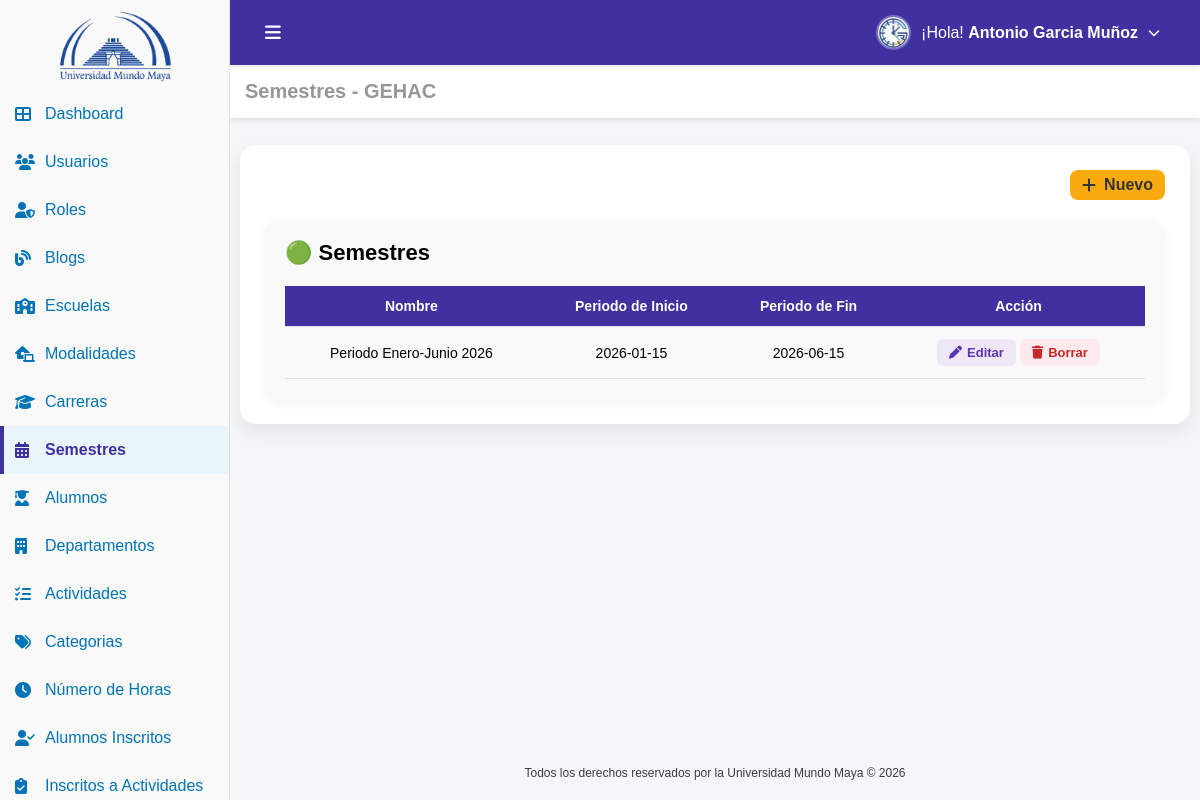
Page /semestres.php (signed in) on the committed database.
### tables this page shows
CREATE TABLE IF NOT EXISTS `usuario` (
  `id_usuario` int NOT NULL AUTO_INCREMENT,
  `nombre` varchar(100) NOT NULL,
  `nombre_s` varchar(100) DEFAULT NULL,
  `apellido_p` varchar(100) DEFAULT NULL,
  `apellido_m` varchar(100) DEFAULT NULL,
  `matricula` varchar(100) DEFAULT NULL,
  `estado` tinyint(1) NOT NULL DEFAULT '1',
  `correo` varchar(100) NOT NULL,
  `password` varchar(100) NOT NULL,
  `id_carrera` int DEFAULT NULL,
  `id_modalidad` int DEFAULT NULL,
  `id_rol` int DEFAULT NULL,
  `fecha_registro` datetime DEFAULT CURRENT_TIMESTAMP,
  PRIMARY KEY (`id_usuario`) USING BTREE,
  UNIQUE KEY `correo` (`correo`),
  KEY `fk_usuario_carrera` (`id_carrera`) USING BTREE,
  KEY `fk_usuario_modalidad` (`id_modalidad`) USING BTREE,
  KEY `fk_usuario_rol` (`id_rol`) USING BTREE,
  CONSTRAINT `fk_usuario_carrera` FOREIGN KEY (`id_carrera`) REFERENCES `carrera` (`id_carrera`),
  CONSTRAINT `fk_usuario_modalidad` FOREIGN KEY (`id_modalidad`) REFERENCES `modalidad` (`id_modalidad`),
  CONSTRAINT `fk_usuario_rol` FOREIGN KEY (`id_rol`) REFERENCES `rol` (`id_rol`)
);

CREATE TABLE IF NOT EXISTS `semestre` (
  `id_semestre` int NOT NULL AUTO_INCREMENT,
  `nombre` varchar(200) NOT NULL,
  `periodo_inicio` date NOT NULL,
  `periodo_fin` date NOT NULL,
  `fecha_registro` datetime DEFAULT (now()),
  PRIMARY KEY (`id_semestre`)
);

### conf.php (called while the page is built, shortened)
<?php
function tiene_permiso($archivo_php, $accion = 'VER') {
    if (isset($_SESSION['permisos'][$archivo_php])) {
        return in_array($accion, $_SESSION['permisos'][$archivo_php]);
    }
    return false;
}

### auth.php (called while the page is built, shortened)
<?php
require_once('conf.php');
$id_usuario=$_SESSION['id_usuario'];
include('conexion.php');
$sql="
SELECT
u.nombre,
u.nombre_s,
u.apellido_p,
u.apellido_m,
u.correo,
u.id_rol,
u.id_carrera,
u.id_modalidad,
r.nombre AS rol
FROM usuario u
INNER JOIN rol r ON u.id_rol = r.id_rol
WHERE u.id_usuario=?
";
$stmt=$conn->prepare($sql);
$stmt->bind_param("i",$id_usuario);
$stmt->execute();
$result=$stmt->get_result();
if($result && $fila=$result->fetch_assoc()){
    $nombreCompleto=trim(
        $fila['nombre']." ".
        $fila['nombre_s']." ".
        $fila['apellido_p']." ".
        $fila['apellido_m']
    );
}else{
    $nombreCompleto="Usuario";
    $rol="Sin rol";
    $id_rol=0;
}
?>

### semestres.php (the view, shortened to what this page needs)
<?php
include("auth.php");
include("conexion.php");
$sql = "SELECT a.id_semestre, a.nombre, a.periodo_inicio, a.periodo_fin
        FROM semestre a
        ORDER BY a.id_semestre DESC";
$result = $conn->query($sql);
$semestres = [];
if($result && $result->num_rows > 0) {
    while($fila = $result->fetch_assoc()) {
        $semestres[] = $fila;
    }
}
?>
<!DOCTYPE html>
<html lang="es">
<head>
    <link rel="stylesheet" href="css/semestres.css">
    <link href="https://cdn.jsdelivr.net/npm/remixicon@4.5.0/fonts/remixicon.css" rel="stylesheet"/>
    <link rel="stylesheet" href="https://cdnjs.cloudflare.com/ajax/libs/font-awesome/6.5.0/css/all.min.css">
</head>
<body>
    <div class="sidebar" id="sidebar">
        <a href="dashboard.php" class="logo-link">
            <div class="logo-container">
                <img src="img/uni_4.png" alt="Logo UMMA" class="logo">
            </div>
        </a>
        <ul>
            <li>
                <a href="dashboard.php" >
                    <i class="fas fa-th-large" ></i>
                    <span> Dashboard</span>
                </a>
            </li>
            <?php if (tiene_permiso('usuarios.php', 'VER')): ?>
            <li>
                <a href="usuarios.php" >
                    <i class="fas fa-users" ></i>
                    <span>Usuarios</span>
                </a>
            </li>
            <?php endif; ?>
            <?php if (tiene_permiso('roles.php', 'VER')): ?>
            <li>
                <a href="roles.php">
                    <i class="fas fa-user-shield" ></i>
                    <span>Roles</span>
                </a>
            </li>
            <?php endif; ?>
            <?php if (tiene_permiso('blogs.php', 'VER')): ?>
            <li>
                <a href="blogs.php"  >
                    <i class="fas fa-blog" ></i>
                    <span>Blogs</span>
                </a>
            </li>
            <?php endif; ?>
            <?php if (tiene_permiso('escuelas.php', 'VER')): ?>
            <li>
                <a href="escuelas.php" >
                    <i class="fas fa-school"></i>
                    <span>Escuelas</span>
                </a>
            </li>
            <?php endif; ?>
            <?php if (tiene_permiso('modalidades.php', 'VER')): ?>
            <li>
                <a href="modalidades.php" >
                    <i class="fas fa-laptop-house"  ></i>
                    <span>Modalidades</span>
                </a>
            </li>
            <?php endif; ?>
            <?php if (tiene_permiso('carreras.php', 'VER')): ?>
            <li>
                <a href="carreras.php" >
                    <i class="fas fa-graduation-cap" ></i>
                    <span>Carreras</span>
                </a>
            </li>
            <?php endif; ?>
            <?php if (tiene_permiso('semestres.php', 'VER')): ?>
            <li>
                <a href="semestres.php" class="active">
                    <i class="fas fa-calendar-alt" style="color:#4031a1"></i>
                    <span>Semestres</span>
                </a>
            </li>
            <?php endif; ?>
            <?php if (tiene_permiso('alumnos.php', 'VER')): ?>
            <li>
                <a href="alumnos.php">
                    <i class="fas fa-user-graduate"></i>
                    <span>Alumnos</span>
                </a>
            </li>
            <?php endif; ?>
            <?php if (tiene_permiso('departamentos.php', 'VER')): ?>
            <li>
                <a href="departamentos.php">
                    <i class="fas fa-building"></i>
                    <span>Departamentos</span>
                </a>
            </li>
            <?php endif; ?>
            <?php if (tiene_permiso('actividades.php', 'VER')): ?>
            <li>
                <a href="actividades.php">
                    <i class="fas fa-tasks"></i>
                    <span>Actividades</span>
                </a>
            </li>
            <?php endif; ?>
            <?php if (tiene_permiso('categorias.php', 'VER')): ?>
            <li>
                <a href="categorias.php">
                    <i class="fas fa-tags"></i>
                    <span>Categorias</span>
                </a>
            </li>
            <?php endif; ?>
            <?php if (tiene_permiso('horas.php', 'VER')): ?>
            <li>
                <a href="horas.php">
                    <i class="fas fa-clock"></i>
                    <span>Número de Horas</span>
                </a>
            </li>
            <?php endif; ?>
            <?php if (tiene_permiso('alumnos_inscritos.php', 'VER')): ?>
            <li>
                <a href="alumnos_inscritos.php">
                    <i class="fas fa-user-check"></i>
                    <span>Alumnos Inscritos</span>
                </a>
            </li>
            <?php endif; ?>
            <?php if (tiene_permiso('inscritos_actividades.php', 'VER')): ?>
            <li>
                <a href="inscritos_actividades.php">
                    <i class="fas fa-clipboard-check"></i>
                    <span>Inscritos a Actividades</span>
                </a>
            </li>
            <?php endif; ?>
        </ul>
    </div>
    <main class="contenido">
        <header class="top-header">
            <div class="header-left">
                <button id="toggle-btn">
                    <i class="fas fa-bars"></i>
                </button>
            </div>
            <div class="header-right">
                <ul>
                    <li class="submenu">
                        <a href="#" class="submenu-toggle">
                            <img src="img/gehac.png" alt="Usuario" class="menu-avatar">
                            <span>¡Hola! <strong> <?php echo $nombreCompleto; ?></strong></span>
                            <i class="fas fa-chevron-down submenu-arrow"></i>
                        </a>
                    </li>
                </ul>
            </div>
        </header>
        <section class="dashboard-section">
            <div class="header-title">
                <h3>Semestres - GEHAC</h3>
            </div>
        </section>
        <section class="content-wrapper">
            <div class="card">
                <div class="products-header">
                    <?php if (tiene_permiso('semestres.php', 'CREAR')): ?>
                        <a href="semestres_crear.php" class="btn btn-primary">
                            <i class="fas fa-plus"></i>
                            <span>Nuevo</span>
                        </a>
                    <?php endif; ?>
                </div>
                <div class="estado-section">
                        <h2 class="estado-title title-proceso">
                            🟢 Semestres
                        </h2>
                        <table id="tablaSemestres" class="estado-table">
                            <thead>
                                <tr>
                                    <th>Nombre</th>
                                    <th>Periodo de Inicio</th>
                                    <th>Periodo de Fin</th>
                                    <th>Acción</th>
                                </tr>
                            </thead>
                            <tbody>
                                <?php if(!empty($semestres)): ?>
                                    <?php foreach($semestres as $row): ?>
                                        <tr>
                                            <td>
                                                <?= htmlspecialchars($row['nombre']) ?>
                                            </td>
                                            <td>
                                                <?= htmlspecialchars($row['periodo_inicio']) ?>
                                            </td>
                                            <td>
                                                <?= htmlspecialchars($row['periodo_fin']) ?>
                                            </td>
                                            <td>
                                                <?php $id=(int)$row['id_semestre']; ?>
                                                    <?php if (tiene_permiso('semestres.php', 'EDITAR')): ?>
                                                        <a href="semestres_editar.php?id=<?= $id ?>" class="btn-edit">
                                                            <i class="fas fa-pen"></i>
                                                            <span>Editar</span>
                                                        </a>
                                                    <?php endif; ?>
                                                    <?php if (tiene_permiso('semestres.php', 'BORRAR')): ?>
                                                        <a href="semestres_borrar.php?id=<?= $id ?>"
                                                        class="btn-delete"
                                                        onclick="return confirm('¿Eliminar el Semestre: <?= htmlspecialchars($row['nombre']) ?>?')">
                                                            <i class="fas fa-trash"></i>
                                                            <span>Borrar</span>
                                                        </a>
                                                    <?php endif; ?>
                                            </td>
                                        </tr>
                                    <?php endforeach; ?>
                                <?php endif; ?>
                            </tbody>
                        </table>
                    </div>
            </div>
        </section>
        <footer class="footer">
            <p class="copy">Todos los derechos reservados por la Universidad Mundo Maya © 2026</p>
        </footer>
    </main>
</body>
</html>

### css/semestres.css (style rules this page uses)
* { margin:0; padding:0; box-sizing:border-box; }
body { font-family:Arial,sans-serif; display:flex; min-height:100vh; background:#f4f6f9; }
.sidebar { width:230px; height:100vh; position:fixed; background:#f9f9f9; color:#0074b7; padding-top:5px; overflow-y:auto; overflow-x:hidden; border-right:1px solid #e0e0e0; transition:.3s; z-index:1001; }
.logo-container { display:flex; justify-content:center; align-items:center; padding:5px 2px; }
.logo { width:120px; max-width:100%; height:auto; object-fit:contain; transition:.3s; }
.logo-link { display:block; text-decoration:none; color:inherit; }
.sidebar ul { list-style:none; }
.sidebar ul li { position:relative; }
.sidebar ul li a { display:flex; align-items:center; padding:15px; text-decoration:none; color:#0074b7; transition:.2s; }
.sidebar ul li a i { min-width:20px; margin-right:10px; color:#0074b7; }
.sidebar ul li a.active { background:#eaf5fb; color:#4031a1; font-weight:600; }
.sidebar ul li a.active::before { content:""; position:absolute; left:0; top:0; width:4px; height:100%; background:#4031a1; }
.contenido { margin-left:230px; padding-top:145px; padding-left:10px; padding-right:10px; flex:1; display:flex; flex-direction:column; min-height:100vh; transition:.3s; }
.top-header { display:flex; justify-content:space-between; align-items:center; height:65px; padding:0 25px; background:#4031a1; position:fixed; top:0; left:230px; right:0; z-index:1000; box-shadow:0 2px 5px rgba(0,0,0,.1); }
#toggle-btn { display:flex; align-items:center; justify-content:center; padding:10px; background:none; border:none; color:white; font-size:18px; cursor:pointer; transition:.3s; }
.header-left { display:flex; align-items:center; }
.header-right ul { list-style:none; }
.submenu { position:relative; }
.submenu-toggle { display:flex; align-items:center; gap:10px; padding:10px 15px; color:white; text-decoration:none; border-radius:8px; transition:.3s; }
.submenu-arrow { font-size:12px; transition:.3s; }
.menu-avatar { width:35px; height:35px; border-radius:50%; object-fit:cover; border:2px solid rgba(255,255,255,.3); transition:.3s; }
.dashboard-section { background:white; padding:15px; position:fixed; top:65px; left:230px; right:0; z-index:999; box-shadow:0 2px 5px rgba(0,0,0,.1); }
.header-title h3 { color:#797777c5; font-size:20px; }
.footer { margin-top:auto; padding:20px 30px; background:#f4f6f9; color:rgba(57,57,57,.98); font-size:12px; text-align:center; position:relative; z-index:1; }
.card { background: #fff; border-radius: 16px; padding: 25px; margin-bottom: 30px; box-shadow: 0 8px 20px rgba(0,0,0,0.08); transition: transform 0.3s, box-shadow 0.3s; }
.card .products-header { display: flex; justify-content: flex-end; align-items: center; margin-bottom: 20px; }
.card .btn-primary { display: inline-flex; align-items: center; gap: 8px; padding: 6px 12px; background: #f9ab0e; color: #333; border-radius: 8px; font-weight: 600; text-decoration: none; transition: background 0.3s, transform 0.2s; }
.card .estado-section { background: #f9f9f9; padding: 20px; border-radius: 14px; box-shadow: 0 4px 12px rgba(0,0,0,0.05); overflow-x: auto; }
.card .estado-title { font-size: 22px; font-weight: 700; margin-bottom: 20px; }
.card .estado-table { width: 100%; border-collapse: collapse; table-layout: auto; font-size: 14px; }
.card .estado-table thead { background: #4031a1; color: #fff; }
.card .estado-table th, .card .estado-table td { padding: 12px 15px; text-align: center; border-bottom: 1px solid #e0e0e0; }
.card .btn-edit, .card .btn-delete { text-decoration: none; padding: 6px 12px; border-radius: 6px; font-size: 13px; font-weight: 600; display: inline-flex; align-items: center; gap: 5px; transition: background 0.2s, transform 0.2s; }
.card .btn-edit { background: #ede7f6; color: #5e35b1; }
.card .btn-delete { background: #ffebee; color: #c62828; }

### rows in the picture
usuario: nombreCompleto "Antonio Garcia Muñoz"
semestre: nombre "Periodo Enero-Junio 2026", periodo_inicio "2026-01-15", periodo_fin "2026-06-15"
